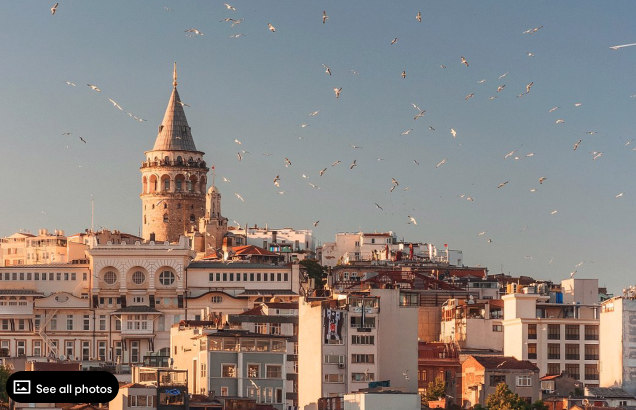
#> input picture iMAGE_PROCESSING_CLASSWORK_PRACTISE/Example1.png, 1272 x 820 px (shown at 1/2 size)
$ python Assignment1.py
#> lines starting #> are read from the running program, lines starting #| are printed output that depends on the picture
import cv2
import numpy as np
import matplotlib.pylab as plt
import os
from PIL import Image, ImageOps

#1.	Read the image named “Example1.png”, subtract 50 from all the intensities using for loop, write it with the name imageSub.jpg.
# [10 lines left out: function task1, not called in this run]


image = cv2.imread("Example1.png")
#> image is the input picture: shape (820, 1272, 3); mean B, G, R 128, 131.4, 138.7
grey_image = cv2.cvtColor(image,cv2.COLOR_BGR2GRAY)
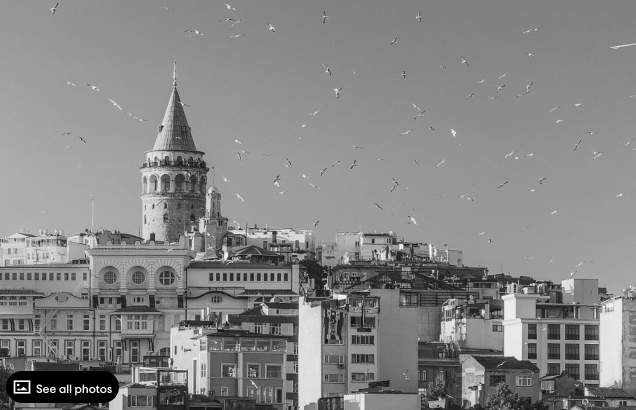
#> grey_image: shape (820, 1272) (shown at 1/2 size); min 0, max 255, mean 133.2
#task1(grey_image)

# 2.Read an image, subtract 50 from those regions that have rows and columns in the ranges of 1-50 and 87-133 respectively. Write the image with the name of imageSubSel.jpg.

# [35 lines left out: functions task2, task3, mirror_effect, not called in this run]
image_for_mirror=Image.open("waseem.png")
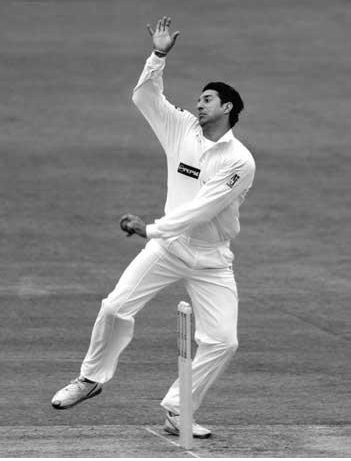
#> input picture iMAGE_PROCESSING_CLASSWORK_PRACTISE/waseem.png, 351 x 461 px
#> image_for_mirror is the input picture: PIL image 351x461 RGBA; mean R, G, B, A 129.8, 129.8, 129.8, 255
#mirror_effect(image_for_mirror)

#Histogram Processing

#1.	Write a function named myImHist that is similar to imhist. It should take a grayscale image as input, count the frequencies of each intensity, calculate probability distributive function(pdf), plot pdf vs each intensity and return values of pdf.

# [24 lines left out: function myImHist, not called in this run]
image1 = cv2.imread("download.jpg")
#> (the run stopped early here; a loop or call above may not have finished)
